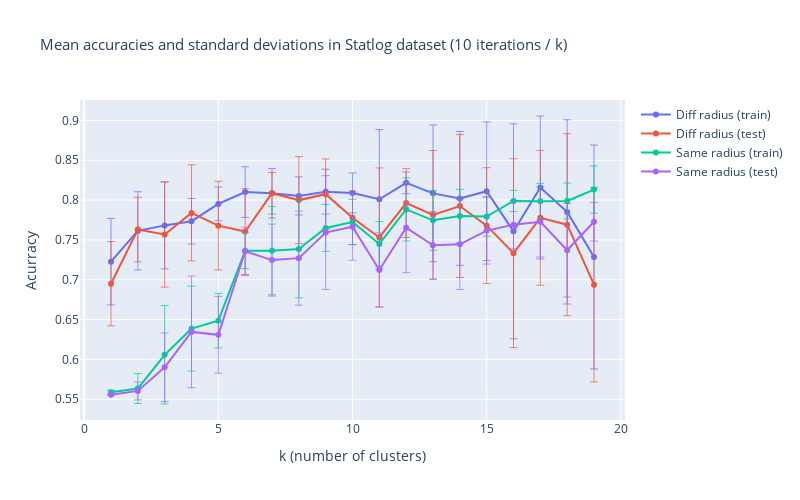

Notebook source saved alongside this figure:
### Code cell
fig = utils.plot_accuracy_std((1,20), accs_test, stds_test, ['Diff radius', 'Same radius'],
                              'in Statlog dataset (10 iterations / k)')
fig.update_yaxes(title = 'Acurracy')
fig.update_xaxes(title = 'k (number of clusters)')
fig.show(width = 800, heigth = 500)

### Figure 1 — Plotly figure (JSON) as saved in the notebook; plotly's stock layout.template omitted (floating-point values rounded to 4 significant figures)
{"data": [{"error_y": {"array": [0.05423, 0.04909, 0.05462, 0.02847, 0.02117, 0.03179, 0.0311, 0.02387, 0.02818, 0.02498, 0.08743, 0.0136, 0.08577, 0.08397, 0.0871, 0.1349, 0.08969, 0.1156, 0.1405], "thickness": 0.7, "type": "data", "visible": true}, "name": "Diff radius (train)", "type": "scatter", "x": [1, 2, 3, 4, 5, 6, 7, 8, 9, 10, 11, 12, 13, 14, 15, 16, 17, 18, 19], "y": [0.7228, 0.7614, 0.7683, 0.7735, 0.7952, 0.8101, 0.8085, 0.8053, 0.8106, 0.809, 0.8011, 0.8217, 0.8085, 0.8021, 0.8111, 0.7608, 0.8159, 0.7852, 0.7286]}, {"error_y": {"array": [0.05297, 0.0405, 0.06603, 0.06029, 0.05571, 0.05387, 0.02604, 0.0546, 0.04424, 0.03358, 0.0873, 0.04321, 0.08078, 0.08967, 0.07279, 0.1186, 0.08464, 0.1142, 0.1221], "thickness": 0.7, "type": "data", "visible": true}, "name": "Diff radius (test)", "type": "scatter", "x": [1, 2, 3, 4, 5, 6, 7, 8, 9, 10, 11, 12, 13, 14, 15, 16, 17, 18, 19], "y": [0.6951, 0.763, 0.7568, 0.784, 0.7679, 0.7605, 0.8086, 0.8, 0.8074, 0.7778, 0.7531, 0.7963, 0.7815, 0.7926, 0.7679, 0.7333, 0.7778, 0.7691, 0.6938]}, {"error_y": {"array": [0.002592, 0.01882, 0.06176, 0.05333, 0.03422, 0.02255, 0.05528, 0.0613, 0.02938, 0.02849, 0.02798, 0.03966, 0.03758, 0.03365, 0.0246, 0.01339, 0.02263, 0.02257, 0.02965], "thickness": 0.7, "type": "data", "visible": true}, "name": "Same radius (train)", "type": "scatter", "x": [1, 2, 3, 4, 5, 6, 7, 8, 9, 10, 11, 12, 13, 14, 15, 16, 17, 18, 19], "y": [0.5587, 0.5635, 0.6058, 0.6386, 0.6487, 0.7365, 0.7365, 0.7386, 0.7651, 0.7725, 0.745, 0.7884, 0.7746, 0.7799, 0.7794, 0.7989, 0.7984, 0.7989, 0.8132]}, {"error_y": {"array": [0, 0.01132, 0.04305, 0.0701, 0.04827, 0.03034, 0.04521, 0.05907, 0.0714, 0.04221, 0.04654, 0.05658, 0.04234, 0.05659, 0.04207, 0.03027, 0.04424, 0.0587, 0.02419], "thickness": 0.7, "type": "data", "visible": true}, "name": "Same radius (test)", "type": "scatter", "x": [1, 2, 3, 4, 5, 6, 7, 8, 9, 10, 11, 12, 13, 14, 15, 16, 17, 18, 19], "y": [0.5556, 0.5605, 0.5901, 0.6346, 0.6309, 0.7358, 0.7247, 0.7272, 0.7593, 0.7667, 0.7123, 0.7654, 0.7432, 0.7444, 0.7617, 0.7691, 0.7728, 0.737, 0.7728]}], "layout": {"height": 500, "title": {"font": {"size": 15}, "text": "Mean accuracies and standard deviations in Statlog dataset (10 iterations / k)"}, "width": 800, "xaxis": {"title": {"text": "k (number of clusters)"}}, "yaxis": {"title": {"text": "Acurracy"}}}}
